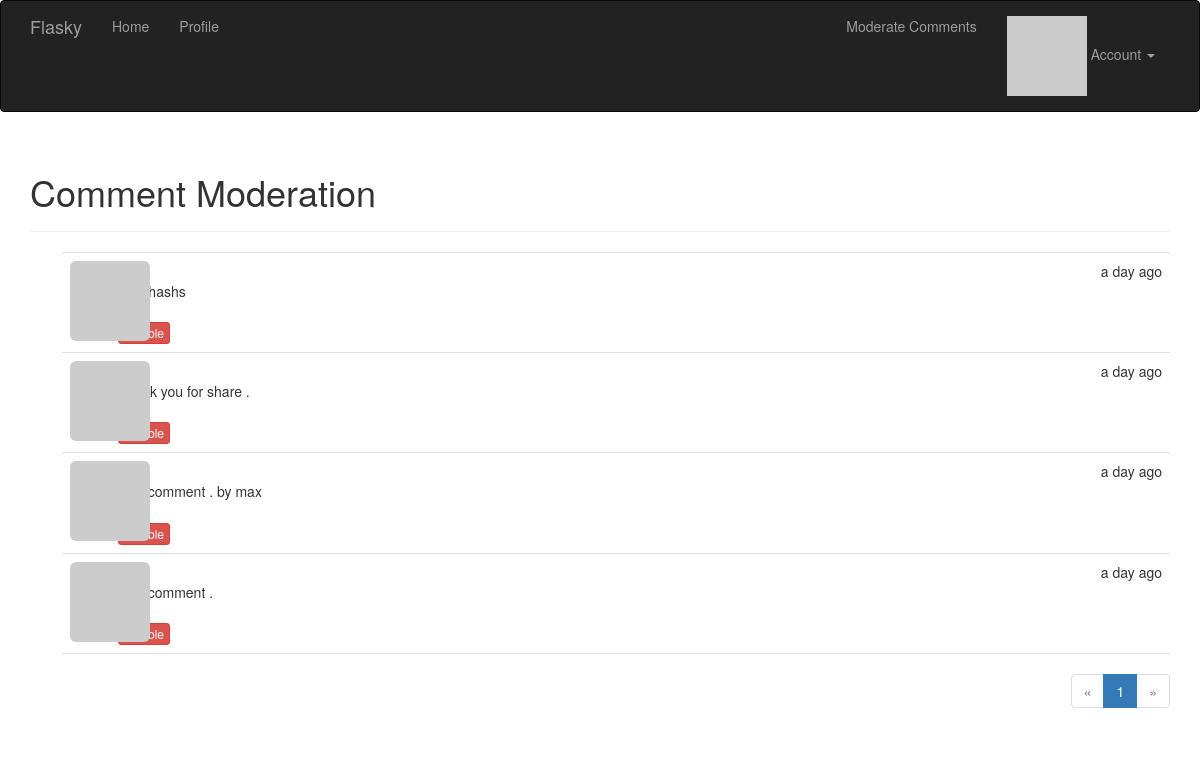
Screenshot of /moderate (signed in) with the database file from the repository.
### app/models.py (models this page shows, shortened)
class Comment(db.Model):
    __tablename__ = 'comments'
    id = db.Column(db.Integer, primary_key=True)
    body = db.Column(db.Text)
    body_html = db.Column(db.Text)
    timestamp = db.Column(db.DateTime, default=datetime.utcnow)
    disabled = db.Column(db.Boolean)
    author_id = db.Column(db.Integer, db.ForeignKey('users.id'))
    post_id = db.Column(db.Integer, db.ForeignKey('posts.id'))

### app/main/views.py (the view)
@main.route('/moderate')
@login_required
@permission_required(Permission.MODERATE_COMMENTS)
def moderate():
    page = request.args.get('page', 1, type=int)
    pagination = Comment.query.order_by(Comment.timestamp.desc()).paginate(
        page, per_page=current_app.config['FLASKY_COMMENTS_PER_PAGE'],
        error_out=False)
    comments = pagination.items
    return render_template('moderate.html', comments=comments,
                           pagination=pagination, page=page)

### app/auth/views.py (called while the page is built)
@auth.before_app_request
def before_request():
    if current_user.is_authenticated:
        current_user.ping()
        if not current_user.confirmed and request.endpoint[:5] != 'auth.':
            return redirect(url_for('auth.unconfirmed'))

### app/main/__init__.py (called while the page is built)
@main.app_context_processor
def inject_permissions():
    return dict(Permission=Permission)

### app/models.py (called while the page is built)
@login_manager.user_loader
def user_loader(user_id):
    return User.query.get(int(user_id))

    def gravatar(self, size=100, default='identicon', rating='g'):
        if request.is_secure:
            url = 'http://en.gravatar.com/avatar/'
        else:
            url = 'http://en.gravatar.com/avatar/'
        hash = self.avatar_hash or hashlib.md5(self.email.encode('utf-8')).hexdigest()
        return '{url}/{hash}?s={size}&d={default}&r={rating}'.format(
            url=url, hash=hash, size=size, default=default, rating=rating)

    def ping(self):
        self.last_seen = datetime.utcnow()
        db.session.add(self)

    def can(self, permissions):
        return self.role is not None and (self.role.permissions & permissions) == permissions

### app/templates/moderate.html (shortened to what this page needs)
{% extends "base.html" %}
{% import "_macros.html" as macros %}
{% block page_content %}
<div class="page-header">
<h1>Comment Moderation</h1>
</div>
{% set moderate = True %}
{% include '_comments.html' %}
{% if pagination %}
<div class="pagination">
{{ macros.pagination_widget(pagination, '.moderate') }}
</div>
{% endif %}
{% endblock %}

### app/templates/_comments.html (shortened to what this page needs)
<ul class="comments">
    {% for comment in comments %}
    <li class="comment">
        <div class="comment-thumbnail">
            <a href="{{ url_for('.user', username=comment.author.username) }}">
                <img class="img-rounded profile-thumbnail" src="{{ comment.author.gravatar(size=40) }}">
            </a>
        </div>
        <div class="comment-content">
            <div class="comment-date">{{ moment(comment.timestamp).fromNow() }}</div>
            <div class="comment-author"><a href="{{ url_for('.user', username=comment.author.username) }}">{{ comment.author.username }}</a></div>
            <div class="comment-body">
                {% if moderate or not comment.disabled %}
                    {% if comment.body_html %}
                        {{ comment.body_html | safe }}
                    {% else %}
                        {{ comment.body }}
                    {% endif %}
                {% endif %}
            </div>
            {% if moderate %}
                <br>
                {% if comment.disabled %}
                <a class="btn btn-default btn-xs" href="{{ url_for('.moderate_enable', id=comment.id, page=page) }}">Enable</a>
                {% else %}
                <a class="btn btn-danger btn-xs" href="{{ url_for('.moderate_disable', id=comment.id, page=page) }}">Disable</a>
                {% endif %}
            {% endif %}
        </div>
    </li>
    {% endfor %}
</ul>

### app/static/styles.css (style rules this page uses)
.profile-thumbnail { position: absolute; }
ul.comments { list-style-type: none; padding: 0px; margin: 16px 0px 0px 0px; }
ul.comments li.comment { margin-left: 32px; padding: 8px; border-bottom: 1px solid #e0e0e0; }
ul.comments li.comment:nth-child(1) { border-top: 1px solid #e0e0e0; }
div.comment-date { float: right; }
div.comment-author { font-weight: bold; }
div.comment-thumbnail { position: absolute; }
div.comment-content { margin-left: 48px; min-height: 48px; }
div.pagination { width: 100%; text-align: right; padding: 0px; margin: 0px; }

### rows the page displays
Comment: timestamp "a day ago", body_html "hhashashs"
Comment: timestamp "a day ago", body_html "Thank you for share ."
Comment: timestamp "a day ago", body_html "Test comment . by max"
Comment: timestamp "a day ago", body_html "Test comment ."

### other values shown
{{ p }} "1"
